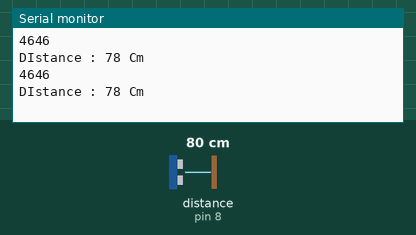
A sketch run on a simulated Arduino Uno, built with avr-gcc and run on an emulated ATmega328P. Parts: the last lines printed to the serial monitor. Wiring (inferred from the names in the program): ultrasonic range finder: trigger pin 9; echo pin 8. The inputs (shaded band) are chosen by the test bench; at power-on: distance to the obstacle (sensor on pin 8) 80 cm. The echo pulse lasts 58.3 µs per cm.

Above: at 1.8 s.
1.9 s: distance to the obstacle (sensor on pin 8) set to 2 cm
At 2.6 s:
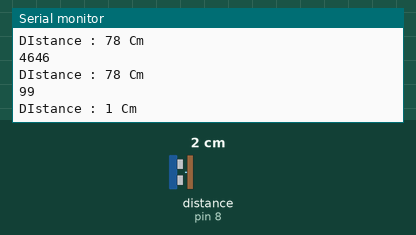
3.4 s: distance to the obstacle (sensor on pin 8) set to 4 cm
At 4.8 s:
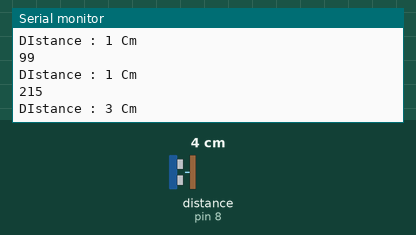
Timing chart, 0 to 6.4 s (numbered marks = the images above; inputs shaded):
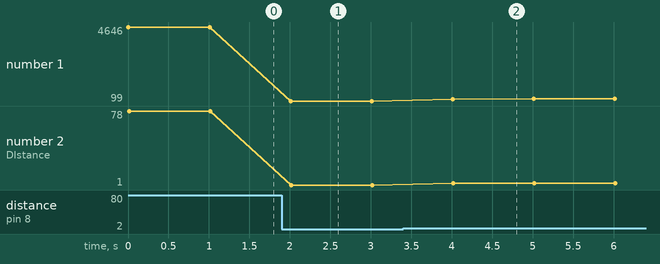

The sketch:

ULTRASONIC.ino
```cpp
#define TRIG 9 //TRIG 핀 설정 (초음파 보내는 핀)
#define ECHO 8 //ECHO 핀 설정 (초음파 받는 핀)


void setup() {
  Serial.begin(9600);

  pinMode(TRIG, OUTPUT);
  pinMode(ECHO, INPUT);

}

void loop()

{
  long duration, distance;

  digitalWrite(TRIG, LOW);
  delayMicroseconds(2);
  digitalWrite(TRIG, HIGH);
  delayMicroseconds(10);
  digitalWrite(TRIG, LOW);

  duration = pulseIn (ECHO, HIGH);
  distance = duration * 17 / 1000;

  Serial.println(duration );
  Serial.print("\nDIstance : ");
  Serial.print(distance);
  Serial.println(" Cm");

  delay(1000);

}
```

Measured:
- after the input at 1.9 s, the serial monitor: prints a new line after 0.11 s (image 1)
- after the input at 3.4 s, the serial monitor: prints a new line after 0.61 s (image 2)
- plotted number 1: 4646 → 99 after the input at 1.9 s, 99 → 235 after the input at 3.4 s
- plotted number 2: 78 → 1 after the input at 1.9 s, 1 → 3 after the input at 3.4 s
